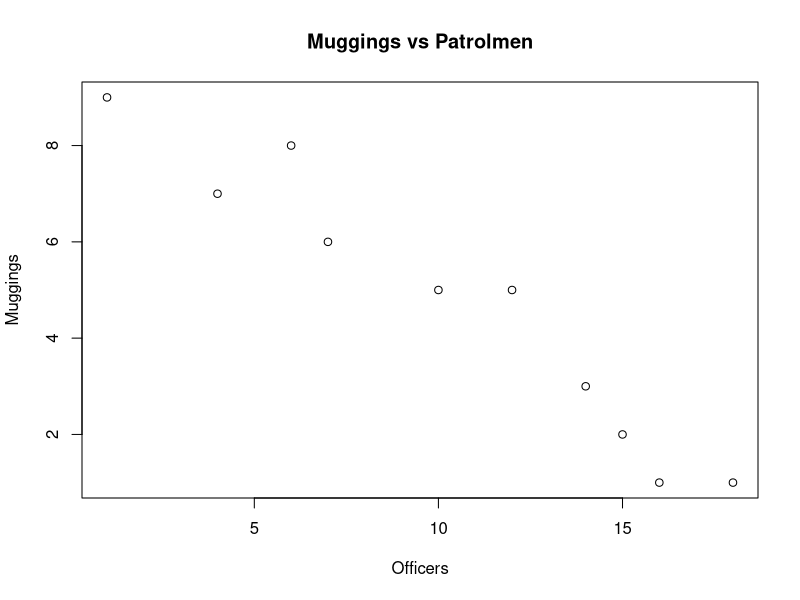
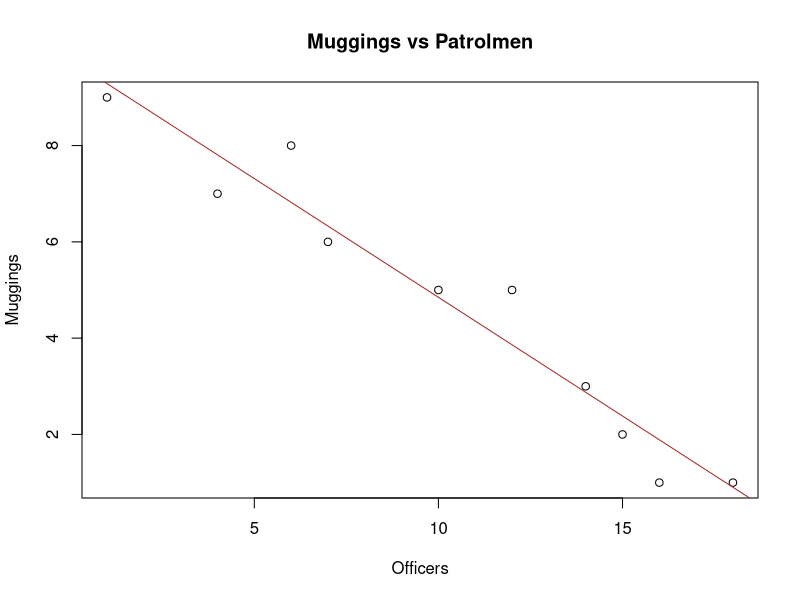

These charts were generated, in order, by the following R code:
## ---- chunk 1
## generate dataframe
muggings <- data.frame("Officers" = c(10, 15, 16, 1, 4, 6, 18, 12, 14, 7),
                       "Muggings" = c(5, 2, 1, 9, 7, 8, 1, 5, 3, 6)
)
muggings
## ---- chunk 2
## manual calculation of Pearson coefficient of correlation
x <- muggings$Muggings
y <- muggings$Officers
X <- x - mean(x)
Y <- y - mean(y)
r <- sum(X * Y) / sqrt(sum(X*X) * sum(Y*Y))
r
## using cor() function
cor(muggings$Muggings, muggings$Officers)

## ---- chunk 3
mugplot <- plot(muggings$Officers, muggings$Muggings,
                main = "Muggings vs Patrolmen",
                xlab = "Officers",
                ylab = "Muggings")
mugplot
## ---- chunk 4
cor.test(muggings$Muggings, muggings$Officers, method = "pearson")
## ---- chunk 5
mugmodel <- lm(muggings$Officers ~ muggings$Muggings)
regres1 <- plot(muggings$Officers, muggings$Muggings,
                main = "Muggings vs Patrolmen",
                xlab = "Officers",
                ylab = "Muggings")
abline(lm(muggings$Muggings ~ muggings$Officers), col = "brown")
abline(h = mean(muggings$Officers))
regres1
## ---- chunk 6
mugres <- resid(mugmodel)
mugres
## ---- chunk 7
r2 <- .9690786^2
r2
summary(mugmodel)$r.squared
summary(mugmodel)
